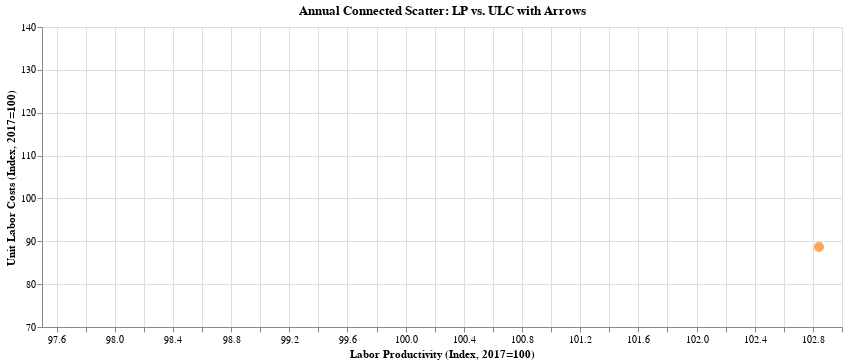

This figure's notebook cell:
### Code cell
# draw core chart
ear_slider = alt.param(
    name='year_sel',
    bind=alt.binding_range(
        name='Show up to Year: ',
        min=int(df_year['Year'].min()),
        max=int(df_year['Year'].max()),
        step=1
    ),
    value=int(df_year['Year'].min())
)

base = alt.Chart(df_year).transform_filter("datum.Year <= year_sel").encode(
    x=alt.X('Labor productivity:Q', title='Labor Productivity (Index, 2017=100)', scale=alt.Scale(domain=[97.5, 103])),
    y=alt.Y('Unit labor costs:Q',  title='Unit Labor Costs (Index, 2017=100)', scale=alt.Scale(domain=[70, 140])),
    order=alt.Order('Year:O'),
    tooltip=[
      alt.Tooltip('Year:O', title='Year'),
      alt.Tooltip('Labor productivity:Q', format='.2f'),
      alt.Tooltip('Unit labor costs:Q', format='.2f'),
    ]
)

line   = base.mark_line(color='#1f77b4', strokeWidth=1)
points = base.mark_point(color='#ff7f0e', size=100, filled=True)

chart = (line + points).properties(
    width=800,
    title='Annual Connected Scatter: LP vs. ULC with Arrows'
).add_params(
    ear_slider
)

chart

### Figure 1 — Vega-Lite specification as saved in the notebook (floating-point values rounded to 4 significant figures)
{"config": {"view": {"continuousWidth": 300, "continuousHeight": 300}}, "layer": [{"mark": {"type": "line", "color": "#1f77b4", "strokeWidth": 1}, "encoding": {"order": {"field": "Year", "type": "ordinal"}, "tooltip": [{"field": "Year", "title": "Year", "type": "ordinal"}, {"field": "Labor productivity", "format": ".2f", "type": "quantitative"}, {"field": "Unit labor costs", "format": ".2f", "type": "quantitative"}], "x": {"field": "Labor productivity", "scale": {"domain": [97.5, 103]}, "title": "Labor Productivity (Index, 2017=100)", "type": "quantitative"}, "y": {"field": "Unit labor costs", "scale": {"domain": [70, 140]}, "title": "Unit Labor Costs (Index, 2017=100)", "type": "quantitative"}}, "transform": [{"filter": "datum.Year <= year_sel"}]}, {"mark": {"type": "point", "color": "#ff7f0e", "filled": true, "size": 100}, "encoding": {"order": {"field": "Year", "type": "ordinal"}, "tooltip": [{"field": "Year", "title": "Year", "type": "ordinal"}, {"field": "Labor productivity", "format": ".2f", "type": "quantitative"}, {"field": "Unit labor costs", "format": ".2f", "type": "quantitative"}], "x": {"field": "Labor productivity", "scale": {"domain": [97.5, 103]}, "title": "Labor Productivity (Index, 2017=100)", "type": "quantitative"}, "y": {"field": "Unit labor costs", "scale": {"domain": [70, 140]}, "title": "Unit Labor Costs (Index, 2017=100)", "type": "quantitative"}}, "transform": [{"filter": "datum.Year <= year_sel"}]}], "data": {"name": "data-29341c3e91a1a337331866c8b0bd4633"}, "params": [{"name": "year_sel", "bind": {"input": "range", "max": 2024, "min": 2013, "name": "Show up to Year: ", "step": 1}, "value": 2013}], "title": "Annual Connected Scatter: LP vs. ULC with Arrows", "width": 800, "$schema": "https://vega.github.io/schema/vega-lite/v5.20.1.json", "datasets": {"data-29341c3e91a1a337331866c8b0bd4633": [{"Year": 2013, "Labor productivity": 102.8, "Unit labor costs": 88.69}, {"Year": 2014, "Labor productivity": 102.5, "Unit labor costs": 91.3}, {"Year": 2015, "Labor productivity": 100.8, "Unit labor costs": 95.47}, {"Year": 2016, "Labor productivity": 100.7, "Unit labor costs": 96.19}, {"Year": 2017, "Labor productivity": 100.0, "Unit labor costs": 100.0}, {"Year": 2018, "Labor productivity": 100.2, "Unit labor costs": 102.2}, {"Year": 2019, "Labor productivity": 97.91, "Unit labor costs": 107.2}, {"Year": 2020, "Labor productivity": 97.79, "Unit labor costs": 114.5}, {"Year": 2021, "Labor productivity": 99.48, "Unit labor costs": 115.3}, {"Year": 2022, "Labor productivity": 98.19, "Unit labor costs": 120.6}, {"Year": 2023, "Labor productivity": 98.03, "Unit labor costs": 126.8}, {"Year": 2024, "Labor productivity": 98.67, "Unit labor costs": 131.0}]}}
